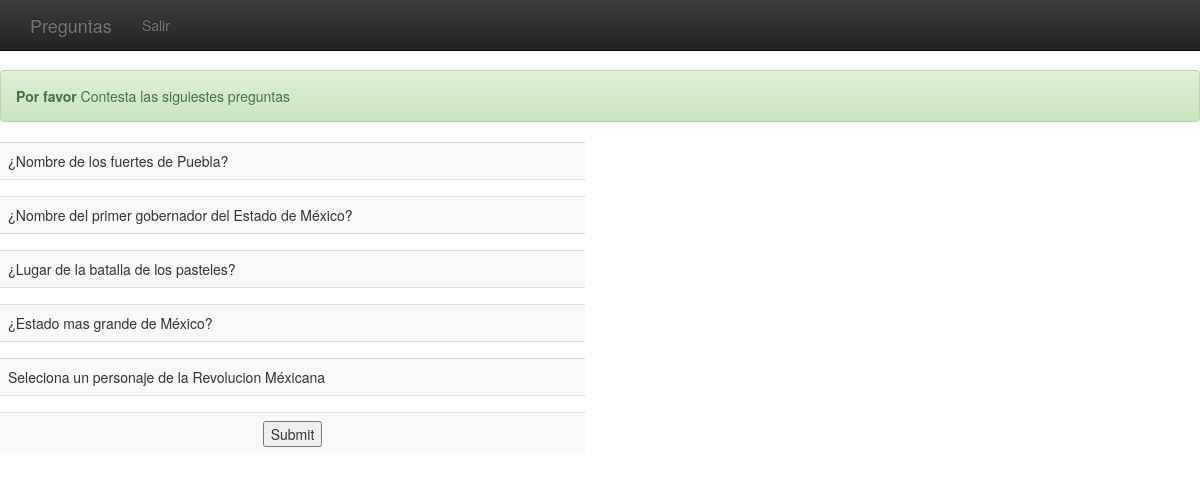
The page /Principal/menusistema.php (signed in) on the database its author committed.
### tables this page shows
CREATE TABLE `preguntas` (
  `idp` int(11) NOT NULL AUTO_INCREMENT,
  `Preguntas` varchar(90) DEFAULT NULL,
  `idr` int(11) DEFAULT NULL,
  PRIMARY KEY (`idp`),
  KEY `idr` (`idr`),
  CONSTRAINT `preguntas_ibfk_1` FOREIGN KEY (`idr`) REFERENCES `respuestas` (`idr`)
);

### Principal/Cuestionario.php (the view, shortened to what this page needs)
<?php
Class Cuestionario{
	public function Mensaje(){
	$mensaje= " <div class='alert alert-success' role='alert'>
        <strong>Por favor </strong> Contesta las siguiestes preguntas
      </div> ";
	 return $mensaje;
	}
	public function Respuestas($idr,$idu,$identificador){
		$cadena='';
		$sql="SELECT numero FROM repetidas ORDER BY RAND() LIMIT 3";
		$query=mysql_query($sql);
		$cuenta=mysql_num_rows($query);
		for($y=0;$y<$cuenta;$y++){
			$numero=mysql_result($query,$y,'numero');
			$sqlRespuesta="SELECT * FROM respuestas WHERE idr=$numero";
			$queryRespuesta=mysql_query($sqlRespuesta);
			$cuentaRes=mysql_num_rows($queryRespuesta);
			for($x=0;$x<$cuentaRes;$x++){
				$result=mysql_result($queryRespuesta,$x,'Respuestas');
				$idres=mysql_result($queryRespuesta,$x,'idr');
				$anser = utf8_encode ($result);
				$cadena .="<input type='radio' name='respu".$identificador."' value='$idres'>".$anser."<br>";
			}
		}
		return $cadena;
	}
	public function seleccionar(){
		$idu=$_COOKIE['idu'];
		$sql="SELECT * FROM preguntas ORDER BY RAND() LIMIT 5";
		$query=mysql_query($sql);
		$cuenta=mysql_num_rows($query);
		echo "<div class='row'> <div class='col-md-6'><form action='menusistema.php' method='POST' name='FORMcuestionario' id='FORMcuestionario' target='_self'>
		<table class='table table-striped' >";
		for($y=0;$y<$cuenta;$y++){
			$result=mysql_result($query,$y,'Preguntas');
			$idr=mysql_result($query,$y,'idr');
			$idp=mysql_result($query,$y,'idp');
			$Preguntas = utf8_encode ($result);
			echo "<tr><td>".$Preguntas."</td></tr>";
			$anser = $this -> Respuestas($idr,$idu,$y);
			echo "<tr><td>".$anser." <input type='hidden' name='pregu".$y."' value='$idp' readonly></td></tr>";
		}
		echo "<tr><td align='center'><input type='submit' name='enviar'></td></tr></form></table></div></div>";
	}
}
?>

### Principal/header.php (shortened to what this page needs)
<!DOCTYPE html>
<html lang="en">
  <head>
    <link href="../bootstrap/css/bootstrap.min.css" rel="stylesheet">
    <link href="../bootstrap/css/bootstrap-theme.min.css" rel="stylesheet">
    <link href="../bootstrap/css/theme.css" rel="stylesheet">
  </head>
<body role="document">
<?php
require ('menu.php');
?>

### Principal/menu.php (shortened to what this page needs)
<div class="navbar navbar-inverse navbar-fixed-top" role="navigation">
  <div class="container">
	<div class="navbar-header">
	  <a class="navbar-brand" href="menusistema.php">Preguntas</a>
	</div>
	<div class="navbar-collapse collapse">
	  <ul class="nav navbar-nav">
		<li><a href="salir.php">Salir</a></li>
	  </ul>
	</div>
  </div>
</div>

### Principal/menusistema.php (shortened to what this page needs)
<?php
require ('header.php');
require ('Cuestionario.php');
$cuesti = new Cuestionario();
$msj=$cuesti->Mensaje();
echo($msj);
$preguntas =$cuesti->seleccionar();
require ('footer.php');
?>

### Principal/footer.php (shortened to what this page needs)
  </body>
</html>

### rows shown on the page
preguntas: Preguntas "¿Nombre de los fuertes de Puebla?"
preguntas: Preguntas "¿Nombre del primer gobernador del Estado de México?"
preguntas: Preguntas "¿Lugar de la batalla de los pasteles?"
preguntas: Preguntas "¿Estado mas grande de México?"
preguntas: Preguntas "Seleciona un personaje de la Revolucion Méxicana"
